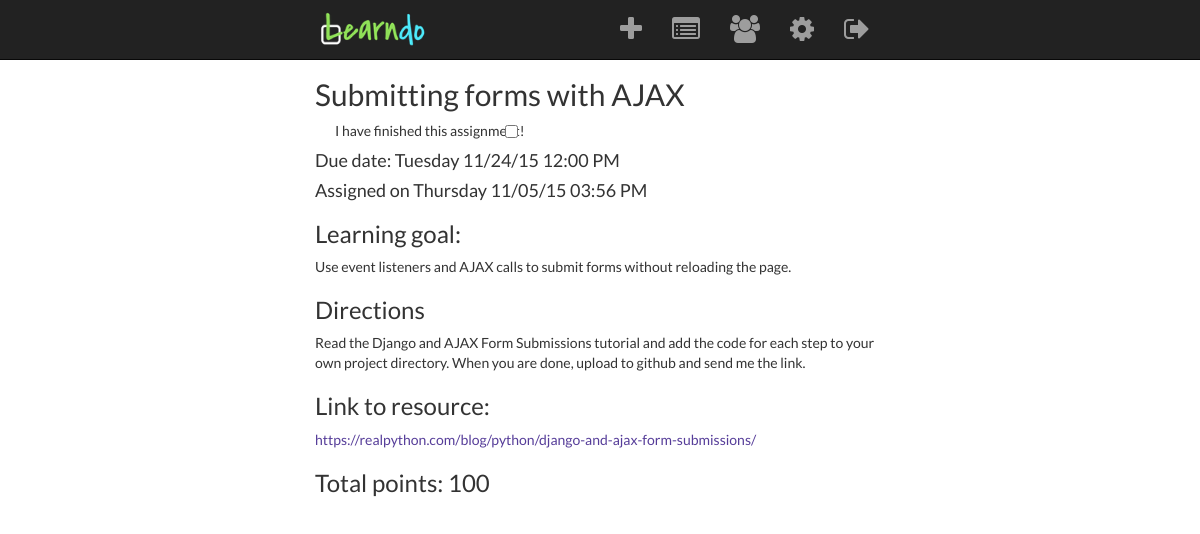
/student/7/assignments/2 (signed in), run on the app's committed database.
### model.py (models this page shows, shortened)
class Task(db.Model):
    __tablename__ = "tasks"
    task_id = db.Column(db.Integer, autoincrement=True, primary_key=True)
    created_by = db.Column(db.Integer, db.ForeignKey('users.user_id'))
    title = db.Column(db.String(128), nullable=False)
    goal = db.Column(db.String(712), nullable=False)
    directions = db.Column(db.String(712), nullable=False)
    link = db.Column(db.String(256), nullable=False)
    points = db.Column(db.Integer)
    due_date = db.Column(db.DateTime)
    assignments = db.relationship('Assignment', backref='task')

### server.py (the view)
@app.route('/student/<int:student_id>/assignments/<int:assign_id>')
def view_student_assignment(student_id, assign_id):
    assignment = Assignment.query.get(assign_id)
    task = assignment.task
    date_obj = task.due_date
    due_date = date_obj.strftime("%A %m/%d/%y %I:%M %p")
    assigned_on = assignment.assigned.strftime("%A %m/%d/%y %I:%M %p") # Stores date assigned
    user_id = session['user_id']
    if user_id == student_id:
        assignment.viewed = datetime.now()
        db.session.commit()
        return render_template("sassignment_view.html", task=task,
                                                        due_date=due_date,
                                                        assignment=assignment,
                                                        assigned_on=assigned_on)
    else:
        flash("You do not have access to that page.")
        return redirect("/")

### templates/sassignment_view.html (shortened to what this page needs)
{% extends 'base.html' %}
{% block content %}
<h2>{{ task.title }}</h2>
<div class="assignment">
	<div class="checkbox">
		<form action="/completed" method="POST" class="form">
			<label for="checkbox">I have finished this assignment!</label> <input type="checkbox" name="completed" class="complete">
		</form>
	</div>
	<h4>Due date: {{ due_date }}</h4>
	<h4>Assigned on {{ assigned_on }}</h4>
	<h3>Learning goal:</h3>
	<p>{{ task.goal }}</p>
	<h3>Directions</h3>
	<p>{{ task.directions }}</p>
	<h3>Link to resource:</h3>
	<a href="{{ task.link }}" target="_blank">{{ task.link }}</a>
	<h3>Total points: {{ task.points }}</h3>
</div>
{% endblock %}

### templates/base.html (style rules this page uses)
body { font-family: "Lato", "Verdana", sans-serif; margin-top: 58px; }
a { color: #563d99; }

### data on the page
Task: title "Submitting forms with AJAX", goal "Use event listeners and AJAX calls to submit forms without reloading the page.", directions "Read the Django and AJAX Form Submissions tutorial and add the code for each step to your own project directory. When you are done, upload to github and send me the link.", link "https://realpython.com/blog/python/django-and-ajax-form-submissions/", points "100"

### other printed values
{{ due_date }} "Tuesday 11/24/15 12:00 PM"
{{ assigned_on }} "Thursday 11/05/15 03:56 PM"
